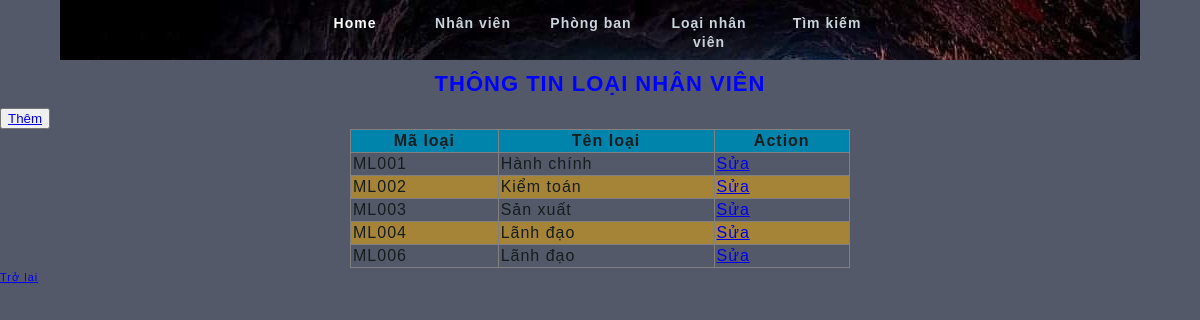
The page /nangcao/thongtinloainv.php on the database its author committed.
### tables this page shows
CREATE TABLE `loainv` (
  `MaLoai` varchar(5) NOT NULL,
  `TenLoai` varchar(30) NOT NULL
);

### nangcao/thongtinloainv.php (the view, shortened to what this page needs)
<!DOCTYPE HTML PUBLIC "-//W3C//DTD HTML 4.01 Frameset//EN">
<html>
<head>
</head>
<body>
<?php
require("connect.php");
$strSQL = "SELECT * FROM loainv";
$result = mysqli_query($dbc,$strSQL);
if(mysqli_num_rows($result) == 0)
{
	echo "Chưa có dữ liệu";
}
else
{	echo "<h1 style='color: blue;' align='center'>THÔNG TIN LOẠI NHÂN VIÊN</h1>
		  <table align='center' width='500' border='1' cellpadding='2' cellspacing='2'
				style='border-collapse: collapse;'>
		  	<tr style='background-color: #0084ab;' align='center'>
				<td><b>Mã loại</b></td>
				<td><b>Tên loại</b></td>
				<td colspan ='3'><b>Action</b></td>
		  	</tr>";
	$stt=1;
	while ($row = mysqli_fetch_array($result))
	{
		if($stt%2!=0)
		{
			echo "<tr>";
			echo "<td>$row[0]</td>";
			echo "<td>$row[1]</td>";
			echo "<td><a href=\"edit_loainv.php?id=".$row['MaLoai']."\">Sửa</a></td>";
			echo "</tr>";
		}
		else
		{
			echo "<tr style='background-color: #ffb1007a;'>";
			echo "<td>$row[0]</td>";
			echo "<td>$row[1]</td>";
			echo "<td><a href=\"edit_loainv.php?id=".$row['MaLoai']."\">Sửa</a></td>";
			echo "</tr>";
		}
			$stt+=1;
	}
	echo "<button class='btn btn_success'><a href=\"themloainv.php\">Thêm</a></td>";
	echo '</table>';
}
echo "<a href=\"index.php\">Trở lại</a>";
?>
</body>
</html>

### nangcao/style.css (style rules this page uses)
body { margin: 0; padding: 0; line-height: 1.7em; letter-spacing: 1px; font-family: Tahoma, Geneva, sans-serif; font-size: 11px; color: #161d1e; background: #545969; }
#templatemo_menu { height: 60px; background: url(hinh_nv/3.jpg) no-repeat center top; }
#templatemo_menu ul { width: 590px; margin: 0 auto; padding: 0px; list-style: none; }
#templatemo_menu ul li { padding: 0px; margin: 0px; display: inline; }
#templatemo_menu ul li a { position: relative; float: left; width: 100px; display: block; height: 35px; padding: 14px 8px 0 0; margin-right: 10px; text-align: center; font-size: 14px; text-decoration: none; color: #c9d3da; font-weight: bold; outline: none; }
#templatemo_menu ul li a span { position: absolute; width: 8px; height: 49px; left: -8px; top: 0; background: url(images/templatemo_menu_btn_left.png) no-repeat left top; }
#templatemo_menu li a:hover, #templatemo_menu li .current { color: #ffffff; background: url(images/templatemo_menu_btn__hover_right.png) no-repeat right top; }
#templatemo_menu li a:hover span, #templatemo_menu li .current span { position: absolute; width: 8px; height: 49px; left: -8px; top: 0; background: url(images/templatemo_menu_btn__hover_left.png) no-repeat left top; }

### rows shown on the page
loainv: MaLoai "ML001", TenLoai "Hành chính"
loainv: MaLoai "ML002", TenLoai "Kiểm toán"
loainv: MaLoai "ML003", TenLoai "Sản xuất"
loainv: MaLoai "ML004", TenLoai "Lãnh đạo"
loainv: MaLoai "ML006", TenLoai "Lãnh đạo"
